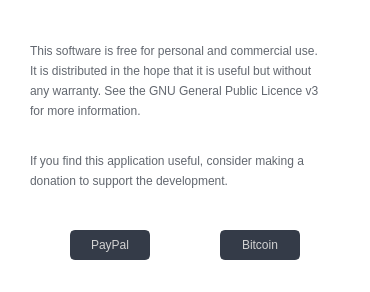
<?xml version="1.0" encoding="UTF-8"?>
<ui version="4.0">
 <author>Wanderson M. Pimenta</author>
 <class>Donate</class>
 <widget class="QMainWindow" name="Donate">
  <property name="windowModality">
   <enum>Qt::WindowModal</enum>
  </property>
  <property name="enabled">
   <bool>true</bool>
  </property>
  <property name="geometry">
   <rect>
    <x>0</x>
    <y>0</y>
    <width>370</width>
    <height>292</height>
   </rect>
  </property>
  <property name="minimumSize">
   <size>
    <width>370</width>
    <height>292</height>
   </size>
  </property>
  <property name="maximumSize">
   <size>
    <width>370</width>
    <height>292</height>
   </size>
  </property>
  <property name="font">
   <font>
    <family>Segoe UI</family>
    <pointsize>10</pointsize>
    <kerning>true</kerning>
   </font>
  </property>
  <property name="windowTitle">
   <string>Donate</string>
  </property>
  <property name="windowIcon">
   <iconset resource="files.qrc">
    <normaloff>:/16x16/icons/16x16/cil-cart.png</normaloff>:/16x16/icons/16x16/cil-cart.png</iconset>
  </property>
  <property name="styleSheet">
   <string notr="true">QMainWindow {background: transparent; }
QToolTip {
	color: #ffffff;
	background-color: rgba(27, 29, 35, 160);
	border: 1px solid rgb(40, 40, 40);
	border-radius: 2px;
}</string>
  </property>
  <property name="locale">
   <locale language="English" country="UnitedStates"/>
  </property>
  <widget class="QWidget" name="centralwidget">
   <property name="maximumSize">
    <size>
     <width>16777215</width>
     <height>700</height>
    </size>
   </property>
   <property name="styleSheet">
    <string notr="true">background: transparent;
color: rgb(210, 210, 210);</string>
   </property>
   <widget class="QFrame" name="frame_main">
    <property name="geometry">
     <rect>
      <x>0</x>
      <y>0</y>
      <width>700</width>
      <height>800</height>
     </rect>
    </property>
    <property name="minimumSize">
     <size>
      <width>0</width>
      <height>0</height>
     </size>
    </property>
    <property name="maximumSize">
     <size>
      <width>16777215</width>
      <height>800</height>
     </size>
    </property>
    <property name="styleSheet">
     <string notr="true">/* LINE EDIT */
QLineEdit {
	background-color: rgb(27, 29, 35);
	border-radius: 5px;
	border: 2px solid rgb(27, 29, 35);
	padding-left: 10px;
}
QLineEdit:hover {
	border: 2px solid rgb(64, 71, 88);
}
QLineEdit:focus {
	border: 2px solid rgb(91, 101, 124);
}

/* SCROLL BARS */
QScrollBar:horizontal {
    border: none;
    background: rgb(52, 59, 72);
    height: 14px;
    margin: 0px 21px 0 21px;
	border-radius: 0px;
}
QScrollBar::handle:horizontal {
    background: rgb(85, 170, 255);
    min-width: 25px;
	border-radius: 7px
}
QScrollBar::add-line:horizontal {
    border: none;
    background: rgb(55, 63, 77);
    width: 20px;
	border-top-right-radius: 7px;
    border-bottom-right-radius: 7px;
    subcontrol-position: right;
    subcontrol-origin: margin;
}
QScrollBar::sub-line:horizontal {
    border: none;
    background: rgb(55, 63, 77);
    width: 20px;
	border-top-left-radius: 7px;
    border-bottom-left-radius: 7px;
    subcontrol-position: left;
    subcontrol-origin: margin;
}
QScrollBar::up-arrow:horizontal, QScrollBar::down-arrow:horizontal
{
     background: none;
}
QScrollBar::add-page:horizontal, QScrollBar::sub-page:horizontal
{
     background: none;
}
 QScrollBar:vertical {
	border: none;
    background: rgb(52, 59, 72);
    width: 14px;
    margin: 21px 0 21px 0;
	border-radius: 0px;
 }
 QScrollBar::handle:vertical {	
	background: rgb(85, 170, 255);
    min-height: 25px;
	border-radius: 7px
 }
 QScrollBar::add-line:vertical {
     border: none;
    background: rgb(55, 63, 77);
     height: 20px;
	border-bottom-left-radius: 7px;
    border-bottom-right-radius: 7px;
     subcontrol-position: bottom;
     subcontrol-origin: margin;
 }
 QScrollBar::sub-line:vertical {
	border: none;
    background: rgb(55, 63, 77);
     height: 20px;
	border-top-left-radius: 7px;
    border-top-right-radius: 7px;
     subcontrol-position: top;
     subcontrol-origin: margin;
 }
 QScrollBar::up-arrow:vertical, QScrollBar::down-arrow:vertical {
     background: none;
 }

 QScrollBar::add-page:vertical, QScrollBar::sub-page:vertical {
     background: none;
 }

/* CHECKBOX */
QCheckBox::indicator {
    border: 3px solid rgb(52, 59, 72);
	width: 15px;
	height: 15px;
	border-radius: 10px;
    background: rgb(44, 49, 60);
}
QCheckBox::indicator:hover {
    border: 3px solid rgb(58, 66, 81);
}
QCheckBox::indicator:checked {
    background: 3px solid rgb(52, 59, 72);
	border: 3px solid rgb(52, 59, 72);	
	background-image: url(:/16x16/icons/16x16/cil-check-alt.png);
}

/* RADIO BUTTON */
QRadioButton::indicator {
    border: 3px solid rgb(52, 59, 72);
	width: 15px;
	height: 15px;
	border-radius: 10px;
    background: rgb(44, 49, 60);
}
QRadioButton::indicator:hover {
    border: 3px solid rgb(58, 66, 81);
}
QRadioButton::indicator:checked {
    background: 3px solid rgb(94, 106, 130);
	border: 3px solid rgb(52, 59, 72);	
}

/* COMBOBOX */
QComboBox{
	background-color: rgb(27, 29, 35);
	border-radius: 5px;
	border: 2px solid rgb(27, 29, 35);
	padding: 5px;
	padding-left: 10px;
}
QComboBox:hover{
	border: 2px solid rgb(64, 71, 88);
}
QComboBox::drop-down {
	subcontrol-origin: padding;
	subcontrol-position: top right;
	width: 25px; 
	border-left-width: 3px;
	border-left-color: rgba(39, 44, 54, 150);
	border-left-style: solid;
	border-top-right-radius: 3px;
	border-bottom-right-radius: 3px;	
	background-image: url(:/16x16/icons/16x16/cil-arrow-bottom.png);
	background-position: center;
	background-repeat: no-reperat;
 }
QComboBox QAbstractItemView {
	color: rgb(85, 170, 255);	
	background-color: rgb(27, 29, 35);
	padding: 10px;
	selection-background-color: rgb(39, 44, 54);
}

/* SLIDERS */
QSlider::groove:horizontal {
    border-radius: 9px;
    height: 18px;
	margin: 0px;
	background-color: rgb(52, 59, 72);
}
QSlider::groove:horizontal:hover {
	background-color: rgb(55, 62, 76);
}
QSlider::handle:horizontal {
    background-color: rgb(85, 170, 255);
    border: none;
    height: 18px;
    width: 18px;
    margin: 0px;
	border-radius: 9px;
}
QSlider::handle:horizontal:hover {
    background-color: rgb(105, 180, 255);
}
QSlider::handle:horizontal:pressed {
    background-color: rgb(65, 130, 195);
}

QSlider::groove:vertical {
    border-radius: 9px;
    width: 18px;
    margin: 0px;
	background-color: rgb(52, 59, 72);
}
QSlider::groove:vertical:hover {
	background-color: rgb(55, 62, 76);
}
QSlider::handle:vertical {
    background-color: rgb(85, 170, 255);
	border: none;
    height: 18px;
    width: 18px;
    margin: 0px;
	border-radius: 9px;
}
QSlider::handle:vertical:hover {
    background-color: rgb(105, 180, 255);
}
QSlider::handle:vertical:pressed {
    background-color: rgb(65, 130, 195);
}

</string>
    </property>
    <property name="frameShape">
     <enum>QFrame::NoFrame</enum>
    </property>
    <property name="frameShadow">
     <enum>QFrame::Raised</enum>
    </property>
    <widget class="QPushButton" name="toolButton_7">
     <property name="enabled">
      <bool>true</bool>
     </property>
     <property name="geometry">
      <rect>
       <x>70</x>
       <y>230</y>
       <width>80</width>
       <height>30</height>
      </rect>
     </property>
     <property name="sizePolicy">
      <sizepolicy hsizetype="Fixed" vsizetype="Fixed">
       <horstretch>0</horstretch>
       <verstretch>0</verstretch>
      </sizepolicy>
     </property>
     <property name="minimumSize">
      <size>
       <width>80</width>
       <height>30</height>
      </size>
     </property>
     <property name="font">
      <font>
       <family>Segoe UI</family>
       <pointsize>9</pointsize>
      </font>
     </property>
     <property name="styleSheet">
      <string notr="true">QPushButton {
	border: 2px solid rgb(52, 59, 72);
	border-radius: 5px;	
	background-color: rgb(52, 59, 72);
}
QPushButton:hover {
	background-color: rgb(57, 65, 80);
	border: 2px solid rgb(61, 70, 86);
}
QPushButton:pressed {	
	background-color: rgb(35, 40, 49);
	border: 2px solid rgb(43, 50, 61);
}</string>
     </property>
     <property name="text">
      <string>PayPal</string>
     </property>
    </widget>
    <widget class="QLabel" name="label_credits_15">
     <property name="geometry">
      <rect>
       <x>30</x>
       <y>40</y>
       <width>341</width>
       <height>21</height>
      </rect>
     </property>
     <property name="font">
      <font>
       <family>Segoe UI</family>
      </font>
     </property>
     <property name="styleSheet">
      <string notr="true">color: rgb(98, 103, 111);</string>
     </property>
     <property name="text">
      <string>This software is free for personal and commercial use.</string>
     </property>
    </widget>
    <widget class="QPushButton" name="toolButton_8">
     <property name="enabled">
      <bool>true</bool>
     </property>
     <property name="geometry">
      <rect>
       <x>220</x>
       <y>230</y>
       <width>80</width>
       <height>30</height>
      </rect>
     </property>
     <property name="sizePolicy">
      <sizepolicy hsizetype="Fixed" vsizetype="Fixed">
       <horstretch>0</horstretch>
       <verstretch>0</verstretch>
      </sizepolicy>
     </property>
     <property name="minimumSize">
      <size>
       <width>80</width>
       <height>30</height>
      </size>
     </property>
     <property name="font">
      <font>
       <family>Segoe UI</family>
       <pointsize>9</pointsize>
      </font>
     </property>
     <property name="styleSheet">
      <string notr="true">QPushButton {
	border: 2px solid rgb(52, 59, 72);
	border-radius: 5px;	
	background-color: rgb(52, 59, 72);
}
QPushButton:hover {
	background-color: rgb(57, 65, 80);
	border: 2px solid rgb(61, 70, 86);
}
QPushButton:pressed {	
	background-color: rgb(35, 40, 49);
	border: 2px solid rgb(43, 50, 61);
}</string>
     </property>
     <property name="text">
      <string>Bitcoin</string>
     </property>
    </widget>
    <widget class="QLabel" name="label_credits_16">
     <property name="geometry">
      <rect>
       <x>30</x>
       <y>60</y>
       <width>341</width>
       <height>21</height>
      </rect>
     </property>
     <property name="font">
      <font>
       <family>Segoe UI</family>
      </font>
     </property>
     <property name="styleSheet">
      <string notr="true">color: rgb(98, 103, 111);</string>
     </property>
     <property name="text">
      <string>It is distributed in the hope that it is useful but without</string>
     </property>
    </widget>
    <widget class="QLabel" name="label_credits_17">
     <property name="geometry">
      <rect>
       <x>30</x>
       <y>80</y>
       <width>341</width>
       <height>21</height>
      </rect>
     </property>
     <property name="font">
      <font>
       <family>Segoe UI</family>
      </font>
     </property>
     <property name="styleSheet">
      <string notr="true">color: rgb(98, 103, 111);</string>
     </property>
     <property name="text">
      <string>any warranty. See the GNU General Public Licence v3 </string>
     </property>
    </widget>
    <widget class="QLabel" name="label_credits_18">
     <property name="geometry">
      <rect>
       <x>30</x>
       <y>100</y>
       <width>341</width>
       <height>21</height>
      </rect>
     </property>
     <property name="font">
      <font>
       <family>Segoe UI</family>
      </font>
     </property>
     <property name="styleSheet">
      <string notr="true">color: rgb(98, 103, 111);</string>
     </property>
     <property name="text">
      <string>for more information.</string>
     </property>
    </widget>
    <widget class="QLabel" name="label_credits_19">
     <property name="geometry">
      <rect>
       <x>30</x>
       <y>150</y>
       <width>341</width>
       <height>21</height>
      </rect>
     </property>
     <property name="font">
      <font>
       <family>Segoe UI</family>
      </font>
     </property>
     <property name="styleSheet">
      <string notr="true">color: rgb(98, 103, 111);</string>
     </property>
     <property name="text">
      <string>If you find this application useful, consider making a</string>
     </property>
    </widget>
    <widget class="QLabel" name="label_credits_20">
     <property name="geometry">
      <rect>
       <x>30</x>
       <y>170</y>
       <width>341</width>
       <height>21</height>
      </rect>
     </property>
     <property name="font">
      <font>
       <family>Segoe UI</family>
      </font>
     </property>
     <property name="styleSheet">
      <string notr="true">color: rgb(98, 103, 111);</string>
     </property>
     <property name="text">
      <string>donation to support the development. </string>
     </property>
    </widget>
   </widget>
  </widget>
 </widget>
 <resources>
  <include location="files.qrc"/>
 </resources>
 <connections/>
</ui>
